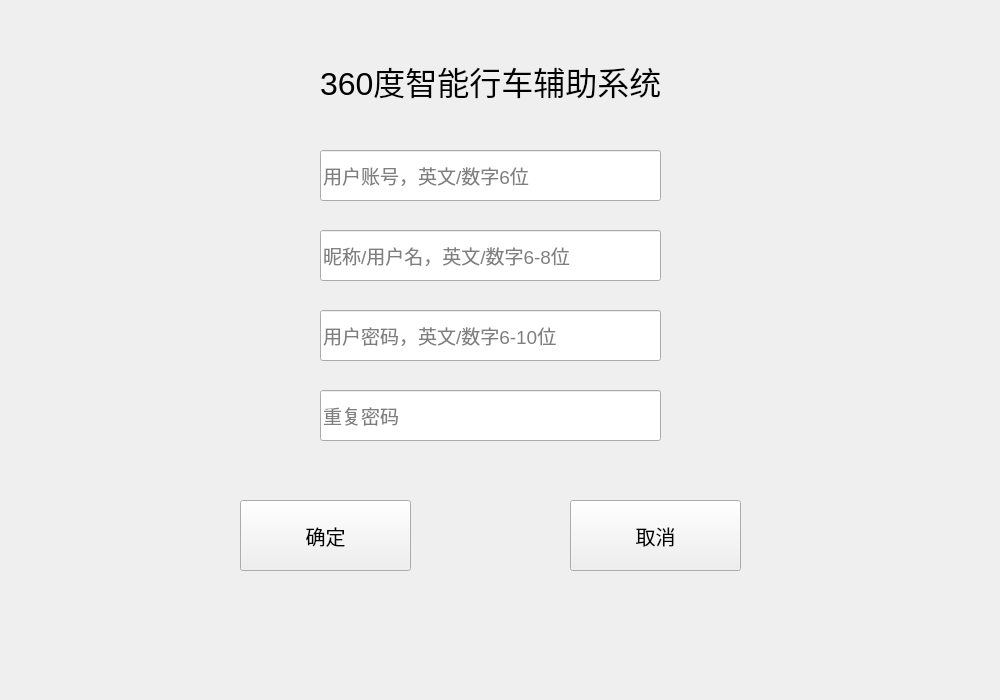
<?xml version="1.0" encoding="UTF-8"?>
<ui version="4.0">
 <class>RegWidget</class>
 <widget class="QWidget" name="RegWidget">
  <property name="geometry">
   <rect>
    <x>0</x>
    <y>0</y>
    <width>1000</width>
    <height>700</height>
   </rect>
  </property>
  <property name="windowTitle">
   <string>Form</string>
  </property>
  <widget class="QLabel" name="label">
   <property name="geometry">
    <rect>
     <x>320</x>
     <y>30</y>
     <width>351</width>
     <height>101</height>
    </rect>
   </property>
   <property name="font">
    <font>
     <pointsize>24</pointsize>
    </font>
   </property>
   <property name="text">
    <string>360度智能行车辅助系统</string>
   </property>
  </widget>
  <widget class="QLineEdit" name="lineEdit">
   <property name="geometry">
    <rect>
     <x>320</x>
     <y>150</y>
     <width>341</width>
     <height>51</height>
    </rect>
   </property>
   <property name="font">
    <font>
     <pointsize>14</pointsize>
    </font>
   </property>
   <property name="placeholderText">
    <string>用户账号，英文/数字6位</string>
   </property>
  </widget>
  <widget class="QLineEdit" name="lineEdit_2">
   <property name="geometry">
    <rect>
     <x>320</x>
     <y>230</y>
     <width>341</width>
     <height>51</height>
    </rect>
   </property>
   <property name="font">
    <font>
     <pointsize>14</pointsize>
    </font>
   </property>
   <property name="placeholderText">
    <string>昵称/用户名，英文/数字6-8位 </string>
   </property>
  </widget>
  <widget class="QLineEdit" name="lineEdit_3">
   <property name="geometry">
    <rect>
     <x>320</x>
     <y>310</y>
     <width>341</width>
     <height>51</height>
    </rect>
   </property>
   <property name="font">
    <font>
     <pointsize>14</pointsize>
    </font>
   </property>
   <property name="echoMode">
    <enum>QLineEdit::Password</enum>
   </property>
   <property name="placeholderText">
    <string>用户密码，英文/数字6-10位 </string>
   </property>
  </widget>
  <widget class="QLineEdit" name="lineEdit_4">
   <property name="geometry">
    <rect>
     <x>320</x>
     <y>390</y>
     <width>341</width>
     <height>51</height>
    </rect>
   </property>
   <property name="font">
    <font>
     <pointsize>14</pointsize>
    </font>
   </property>
   <property name="echoMode">
    <enum>QLineEdit::Password</enum>
   </property>
   <property name="placeholderText">
    <string>重复密码</string>
   </property>
  </widget>
  <widget class="QPushButton" name="pushButton">
   <property name="geometry">
    <rect>
     <x>240</x>
     <y>500</y>
     <width>171</width>
     <height>71</height>
    </rect>
   </property>
   <property name="font">
    <font>
     <pointsize>15</pointsize>
    </font>
   </property>
   <property name="text">
    <string>确定</string>
   </property>
  </widget>
  <widget class="QPushButton" name="pushButton_2">
   <property name="geometry">
    <rect>
     <x>570</x>
     <y>500</y>
     <width>171</width>
     <height>71</height>
    </rect>
   </property>
   <property name="font">
    <font>
     <pointsize>15</pointsize>
    </font>
   </property>
   <property name="text">
    <string>取消</string>
   </property>
  </widget>
 </widget>
 <resources/>
 <connections/>
</ui>
